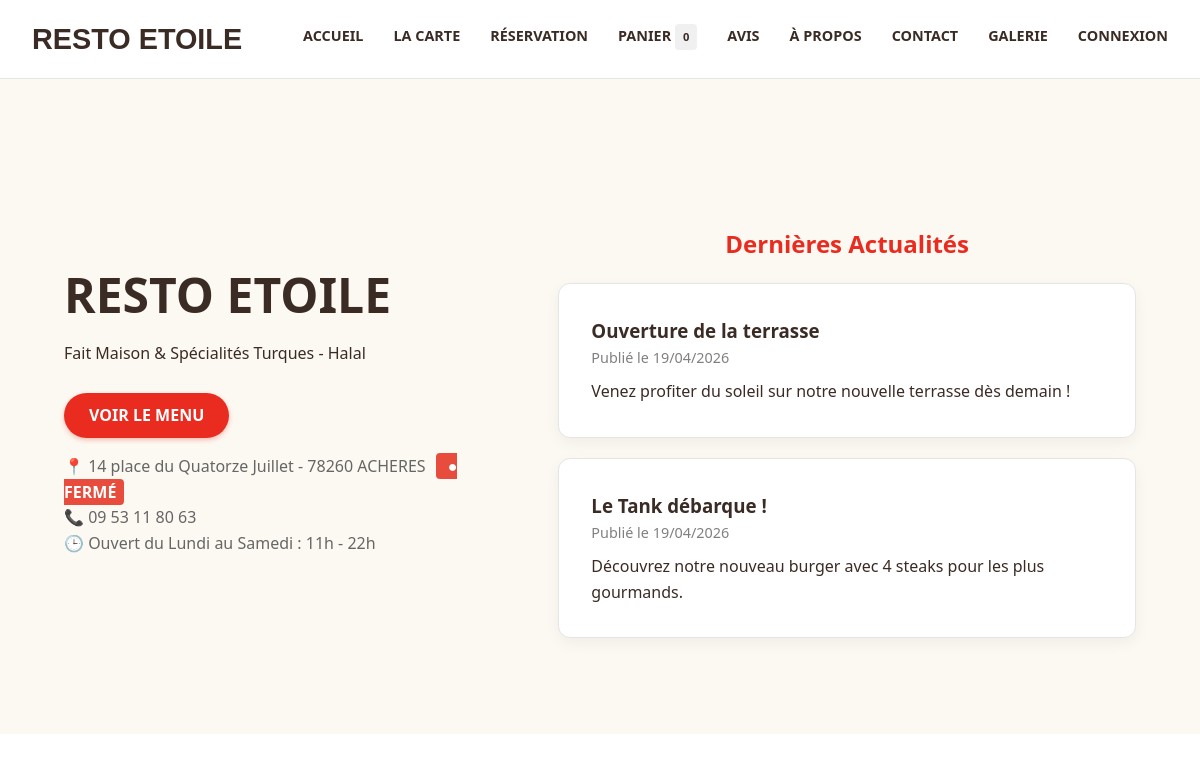
The page / on the database its author committed.
### tables this page shows
CREATE TABLE actualites (
  id INT(11) NOT NULL AUTO_INCREMENT,
  titre VARCHAR(255) NOT NULL,
  contenu TEXT NOT NULL,
  date_publication DATETIME DEFAULT CURRENT_TIMESTAMP,
  image_url VARCHAR(255) DEFAULT NULL,
  PRIMARY KEY (id)
);

### index.php (the view, shortened to what this page needs)
<?php include($_SERVER['DOCUMENT_ROOT'] . '/db.php'); ?>
<?php include($_SERVER['DOCUMENT_ROOT'] . '/header.php'); ?>
    <header class="hero">
        <div class="container">
            <h1>RESTO ETOILE</h1>
            <p>Fait Maison & Spécialités Turques - Halal</p>
            <br>
            <a href="/pages/produits.php" class="btn">VOIR LE MENU</a>
            <div class="infos-resto">
                <p>📍 14 place du Quatorze Juillet - 78260 ACHERES</p>
                <p>📞 09 53 11 80 63</p>
                <p>🕒 Ouvert du Lundi au Samedi : 11h - 22h</p>
            </div>
        </div>
        <section class="container" style="margin-top: 50px;">
            <h2 style="color:var(--brand-red); text-align:center;">Dernières Actualités</h2>
            <div style="display: grid; grid-template-columns: repeat(auto-fit, minmax(300px, 1fr)); gap: 20px; margin-top: 20px;">
                <?php
                $actus = mysqli_query($conn, "SELECT * FROM actualites ORDER BY date_publication DESC LIMIT 3");
                while($a = mysqli_fetch_assoc($actus)) {
                    echo "<div class='form-box' style='margin:0; max-width:100%;'>";
                    echo "<h3>" . htmlspecialchars($a['titre']) . "</h3>";
                    echo "<p style='font-size:0.9rem; color:gray;'>Publié le " . date('d/m/Y', strtotime($a['date_publication'])) . "</p>";
                    echo "<p style='margin-top:10px;'>" . htmlspecialchars($a['contenu']) . "</p>";
                    echo "</div>";
                }
                ?>
            </div>
        </section>
    </header>
</body>
</html>

### header.php (shortened to what this page needs)
<!DOCTYPE html>
<html lang="fr">
<head>
    <link rel="stylesheet" href="/css/styles.css">
</head>
<body>
    <nav>
    <div class="logo">Resto Etoile</div>
    <ul>
        <?php if (isset($page_simple) && $page_simple == true): ?>
            <li><a href="/index.php">Retour à l'accueil</a></li>
        <?php else: ?>
            <li><a href="/index.php">Accueil</a></li>
            <li><a href="/pages/produits.php">La Carte</a></li>
            <li><a href="/pages/reservation.php">Réservation</a></li>
            <li><a href="/pages/panier.php" class="cart-link">Panier </a></li>
            <li><a href="/pages/avis.php">Avis</a></li>
            <li><a href="/pages/propos.php">À Propos</a></li>
            <li><a href="/pages/contact.php">Contact</a></li>
            <li><a href="/pages/galerie.php">Galerie</a></li>
            <?php if (isset($_SESSION['user_id'])): ?>
                <?php if (isset($_SESSION['user_role']) && $_SESSION['user_role'] === 'admin'): ?>
                    <li><a href="/pages/admin.php" style="color:var(--accent-gold)">⚙️ Admin</a></li>
                <?php endif; ?>
                <li><a href="/pages/profil.php" style="color:var(--accent-gold)">👤 <?php echo htmlspecialchars($_SESSION['user_nom']); ?></a></li>
                <li><a href="/pages/logout.php">Déconnexion</a></li>
            <?php else: ?>
                <li><a href="/pages/login.php">Connexion</a></li>
            <?php endif; ?>
        <?php endif; ?>
    </ul>
</nav>

### css/styles.css (style rules this page uses)
:root { --brand-red: #ea2b1f; --text-dark: #3b2b25; --text-grey: #666666; --bg-white: #ffffff; --card-bg: #ffffff; --border-light: #e5e5e5; --hover-bg: #f9f9f9; }
* { box-sizing: border-box; margin: 0; padding: 0; font-family: 'Segoe UI', Tahoma, Geneva, Verdana, sans-serif; }
body { background-color: var(--bg-white); color: var(--text-dark); line-height: 1.6; }
nav { background-color: var(--bg-white); padding: 1rem 2rem; display: flex; justify-content: space-between; align-items: center; border-bottom: 1px solid var(--border-light); box-shadow: 0 2px 5px rgba(0,0,0,0.05); }
.logo { font-size: 1.8rem; font-weight: 800; color: var(--text-dark); text-transform: uppercase; font-family: 'Arial Black', sans-serif; }
nav ul { list-style: none; display: flex; gap: 30px; }
nav a { color: var(--text-dark); text-decoration: none; font-weight: bold; font-size: 0.9rem; text-transform: uppercase; transition: 0.3s; padding-bottom: 5px; border-bottom: 3px solid transparent; }
.container { max-width: 1200px; margin: 0 auto; padding: 2rem; }
.btn { background-color: var(--brand-red); color: white; padding: 10px 25px; text-decoration: none; border-radius: 50px; font-weight: bold; border: none; cursor: pointer; display: inline-block; transition: background 0.3s; box-shadow: 0 2px 5px rgba(234, 43, 31, 0.3); }
.hero { text-align: left; padding: 4rem 2rem; background-color: #fcf9f2; background-size: cover; background-position: center; display: flex; align-items: center; }
.hero h1 { font-size: 3rem; margin-bottom: 0.5rem; color: var(--text-dark); font-weight: 800; text-shadow: none; }
.infos-resto { margin-top: 1rem; font-size: 1rem; color: var(--text-grey); border: none; padding: 0; display: block; }
.form-box { background-color: var(--card-bg); padding: 2rem; max-width: 400px; margin: 2rem auto; border-radius: 12px; border: 1px solid var(--border-light); box-shadow: 0 5px 15px rgba(0,0,0,0.05); }

### rows shown on the page
actualites: titre "Ouverture de la terrasse", date_publication "19/04/2026", contenu "Venez profiter du soleil sur notre nouvelle terrasse dès demain !"
actualites: titre "Le Tank débarque !", date_publication "19/04/2026", contenu "Découvrez notre nouveau burger avec 4 steaks pour les plus gourmands."
